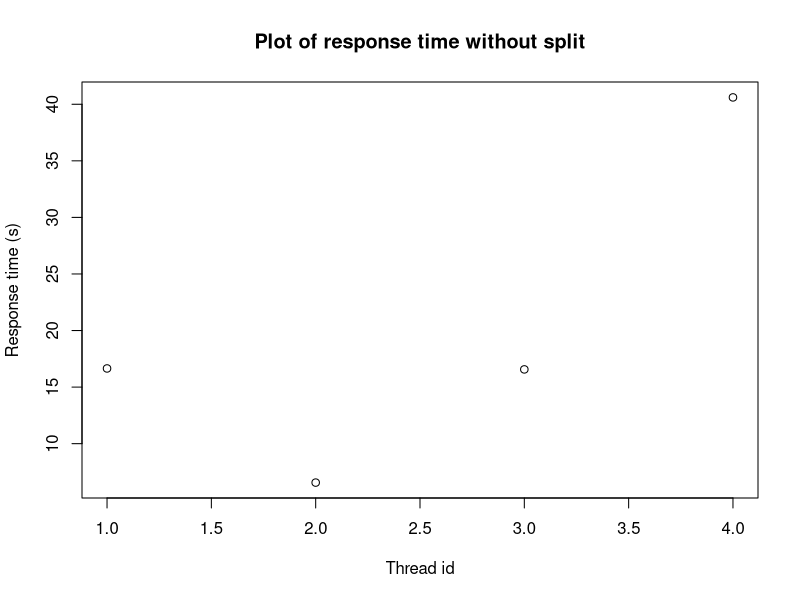
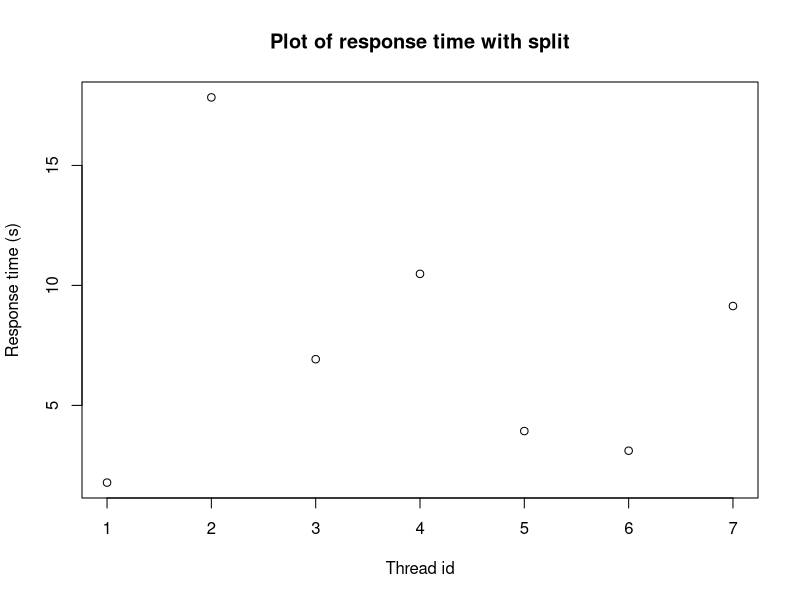
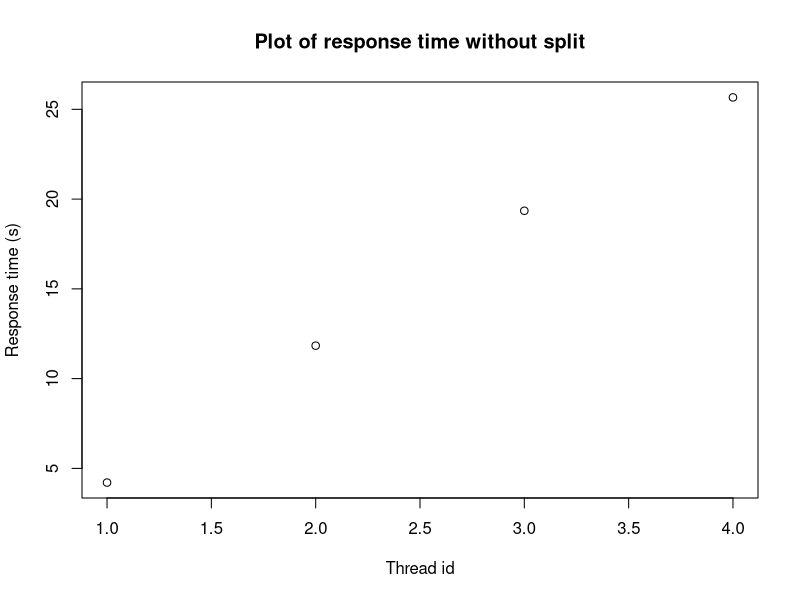
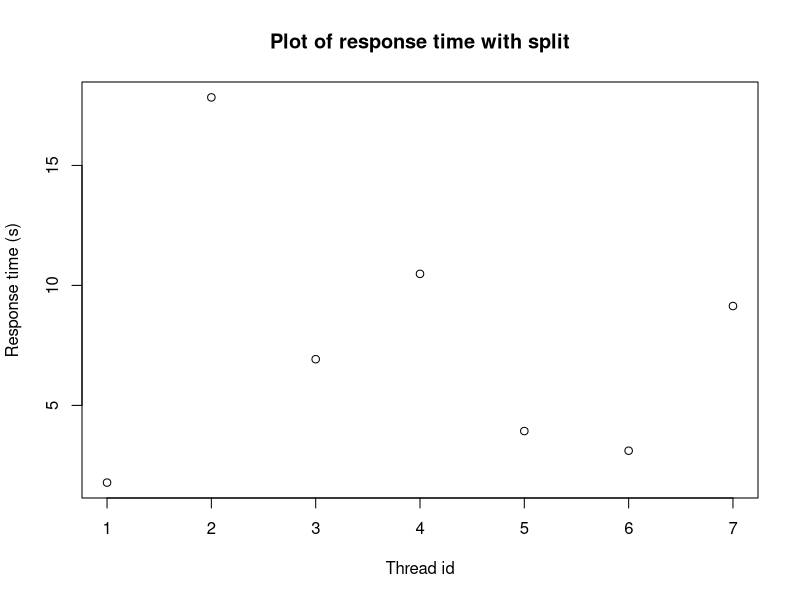
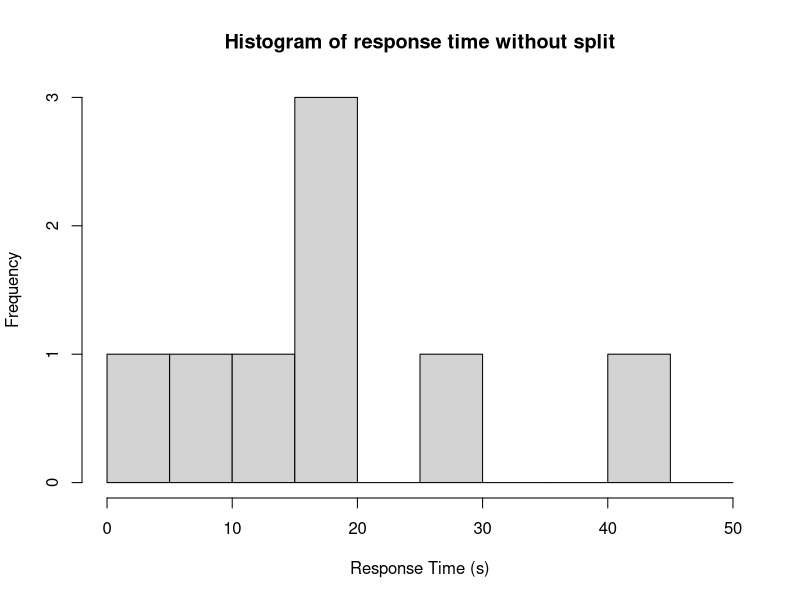
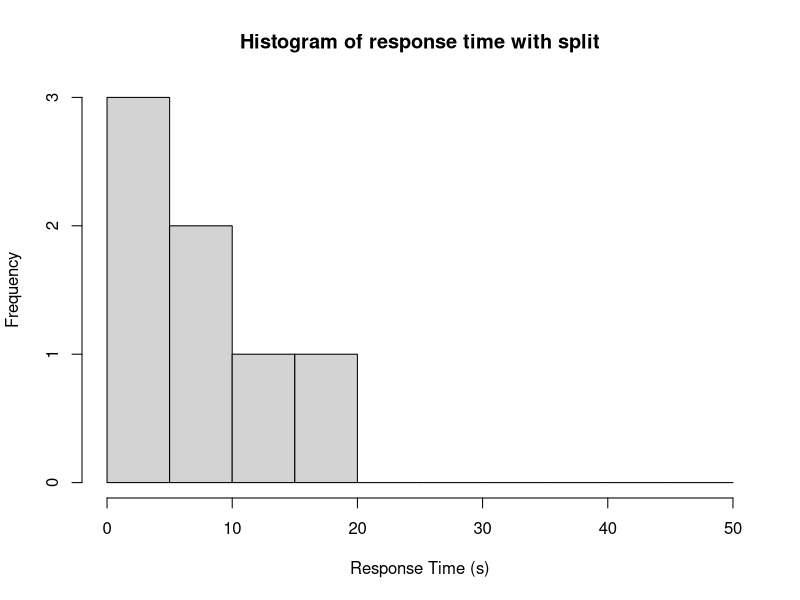
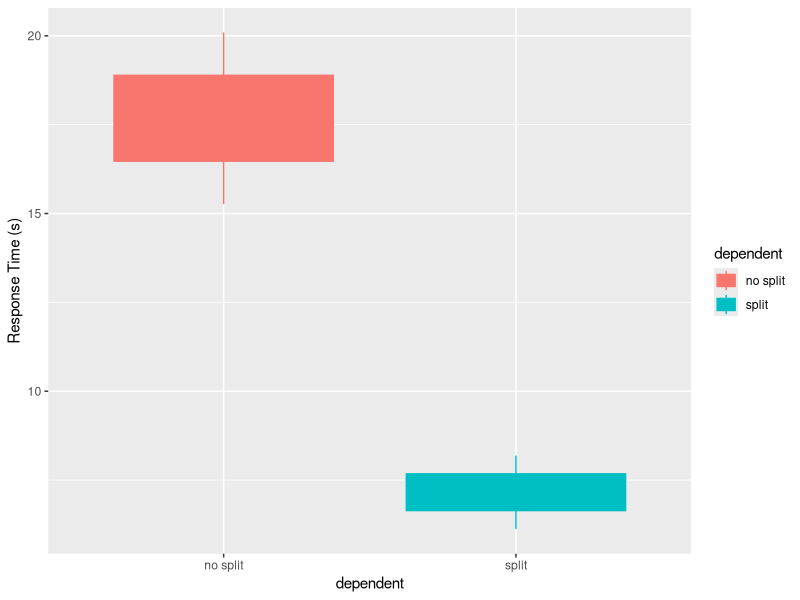

Here is the R script that generated these plots, in order:
## ---- chunk 1
timestamp_no_split<-read.csv("csv/format_timestamp_no_split.csv",header = T)
timestamp_split<-read.csv("csv/format_timestamp_split.csv",header = T)
## ---- chunk 2
head(timestamp_no_split)
## ---- chunk 3
head(timestamp_split)
## ---- chunk 4
for (person in range(1,max(timestamp_no_split$user_id))) {
  print("person_id")
  print(person)
  
  print("分割なし",quote=F)
  person_data_no_split<-subset(timestamp_no_split,user_id==person)
  print("返信数",quote=F)
  print(max(person_data_no_split$id))
  print("最小値　第一四分位　中央値　平均値　第三四分位　最大値（単位:s）",quote=F)
  print(summary(person_data_no_split$reaction_time))
  print("標準偏差",quote=F)
  print(sd(person_data_no_split$reaction_time))
  print(plot(person_data_no_split$reaction_time,ylab="Response time (s)",xlab="Thread id",main="Plot of response time without split"))
  
  print("person_id")
  print(person)
  print("分割あり",quote=F)
  person_data_split<-subset(timestamp_split,user=person)
  print("返信数",quote=F)
  print(max(person_data_split$id))
  print("最小値　第一四分位　中央値　平均値　第三四分位　最大値（単位:s）",quote=F)
  print(summary(person_data_split$reaction_time))
  print("標準偏差",quote=F)
  print(sd(person_data_split$reaction_time))
  print(plot(person_data_split$reaction_time,ylab="Response time (s)",xlab="Thread id",main="Plot of response time with split"))
}
## ---- chunk 5
hist(timestamp_no_split$reaction_time,breaks=seq(0,max(timestamp_no_split$reaction_time,timestamp_split$reaction_time)+10,5),xlab="Response Time (s)",main="Histogram of response time without split")
## ---- chunk 6
mean_c<-c()
for(person in range(1,timestamp_no_split$user_id)){
  mean_c<-c(mean_c,mean(subset(timestamp_no_split,user_id==person)$reaction_time))
}
no_split_data<-data.frame("user_id"=seq(max(timestamp_no_split$user_id)),"reaction_time"=mean_c)
head(no_split_data)
## ---- chunk 7
no_split_n<-max(timestamp_no_split$user_id)
no_split_n
## ---- chunk 8
summary(no_split_data$reaction_time)
## ---- chunk 9
sd(no_split_data$reaction_time)
## ---- chunk 10
hist(timestamp_split$reaction_time,breaks=seq(0,max(timestamp_no_split$reaction_time,timestamp_split$reaction_time)+10,5),xlab="Response Time (s)",main="Histogram of response time with split")
## ---- chunk 11
mean_c<-c()
for(person in range(1,timestamp_split$user_id)){
  mean_c<-c(mean_c,mean(subset(timestamp_split,user_id==person)$reaction_time))
}
split_data<-data.frame("user_id"=seq(max(timestamp_split$user_id)),"reaction_time"=mean_c)
head(split_data)
## ---- chunk 12
split_n<-max(timestamp_split$user_id)
split_n
## ---- chunk 13
summary(split_data$reaction_time)
## ---- chunk 14
sd(split_data$reaction_time)
## ---- chunk 15
library(ggplot2)
## ---- chunk 16
compare_response_time_data<-data.frame("dependent"=c(rep("no split",max(no_split_data$user_id)),rep("split",max(split_data$user_id))),"response_time"=c(no_split_data$reaction_time,split_data$reaction_time))
head(compare_response_time_data)
tail(compare_response_time_data)
## ---- chunk 17
ggplot(data = compare_response_time_data, aes(x =dependent , y = response_time, colour =dependent , fill = dependent)) + geom_boxplot()+ylab("Response Time (s)")
## ---- chunk 18
t.test(subset(compare_response_time_data,dependent="no split")$response_time,subset(compare_response_time_data,dependent="split")$response_time,paired = T,alternative = "two.sided",var.equal = T,conf.level = 0.95)
## ---- chunk 19
t.test(subset(compare_response_time_data,dependent="no split")$response_time,subset(compare_response_time_data,dependent="split")$response_time,paired = T,alternative = "two.sided",var.equal = F,conf.level = 0.95)
## ---- chunk 20
wilcox.test(subset(compare_response_time_data,dependent="no split")$response_time,subset(compare_response_time_data,dependent="split")$response_time,paired = T,alternative = "two.sided")
